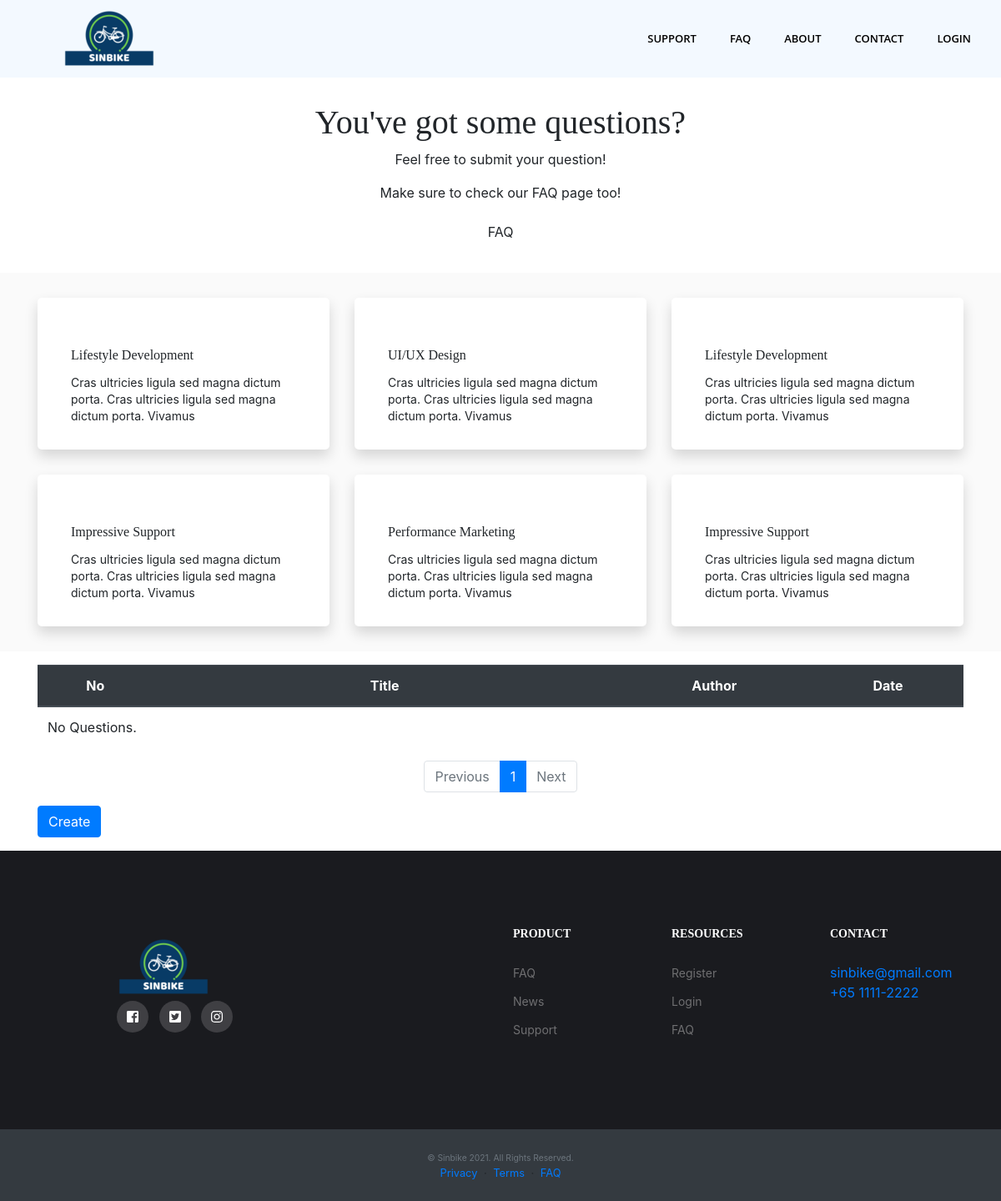
The page /support/ on the database as committed earlier.
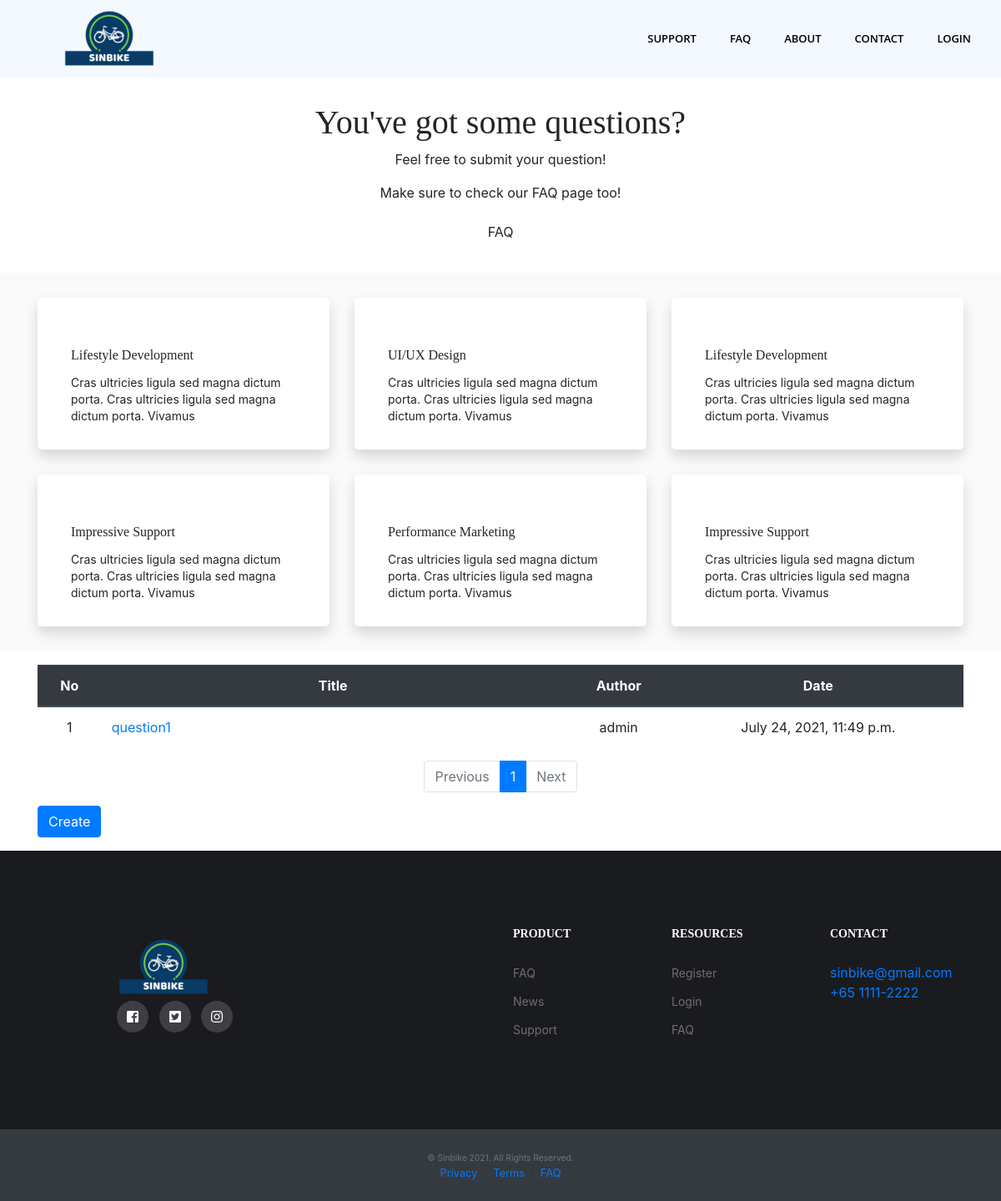
The same page on the database as committed later.
### sinbike_CX/models.py (models this page shows)
class Question(models.Model):
    subject = models.CharField(max_length=200)
    content = models.TextField()
    create_date = models.DateTimeField()
    author = models.ForeignKey(User, on_delete=models.CASCADE)
    modify_date = models.DateTimeField(null=True, blank=True)

### sinbike_CX/views.py (the view)
# urls.py: path('', views.main, name='main'),
def main(request):
    page = request.GET.get('page', '1')
    question_list = Question.objects.order_by('-create_date')
    paginator = Paginator(question_list, 10)
    page_obj = paginator.get_page(page)
    context = {'question_list': page_obj}
    return render(request, 'sinbike_CX/question_list.html', context)

### sinbike_CX/templatetags/filter.py (called while the page is built)
@register.filter
def sub(value, arg):
    return value - arg

### templates/sinbike_CX/question_list.html (shortened to what the changed rows need)
{% extends 'base.html' %}
{% load filter %}
{% load static %}
{% block content %}
<section class="section page-title" id="support-main">
    <div class="container">
        <div class="row">
            <div class="col-sm-8 m-auto">
                <h1>You've got some questions?</h1>
            </div>
        </div>
    </div>
</section>
<div class="container my-3">
    <table class="table">
        <thead>
        <tr class="text-center thead-dark">
            <th>No</th>
            <th style="width:50%">Title</th>
            <th>Author</th>
            <th>Date</th>
        </tr>
        </thead>
        <tbody>
        {% if question_list %}
        {% for question in question_list %}
        <tr class="text-center">
            <td>{{ question_list.paginator.count|sub:question_list.start_index|sub:forloop.counter0|add:1 }}</td>
            <td class="text-left">
                <a href="{% url 'support:detail' question.id %}">{{ question.subject }}</a>
            </td>
            <td>{{ question.author.username }}</td>
            <td>{{ question.create_date }}</td>
        </tr>
        {% endfor %}
        {% else %}
        <tr>
            <td colspan="3">No Questions.</td>
        </tr>
        {% endif %}
        </tbody>
    </table>
    <ul class="pagination justify-content-center">
        {% for page_number in question_list.paginator.page_range %}
        {% if page_number >= question_list.number|add:-5 and page_number <= question_list.number|add:5 %}
            {% if page_number == question_list.number %}
            <li class="page-item active" aria-current="page">
                <a class="page-link" href="?page={{ page_number }}">{{ page_number }}</a>
            </li>
            {% else %}
            <li class="page-item">
                <a class="page-link" href="?page={{ page_number }}">{{ page_number }}</a>
            </li>
            {% endif %}
        {% endif %}
        {% endfor %}
    </ul>
</div>
{% endblock %}

Rows that differ between the two databases and show on the page:
added Question: paginator.count|sub "1", subject "question1", author.username "admin", create_date "July 24, 2021, 11:49 p.m."
Other text that changed with them:
text no longer shown: "No Questions."
